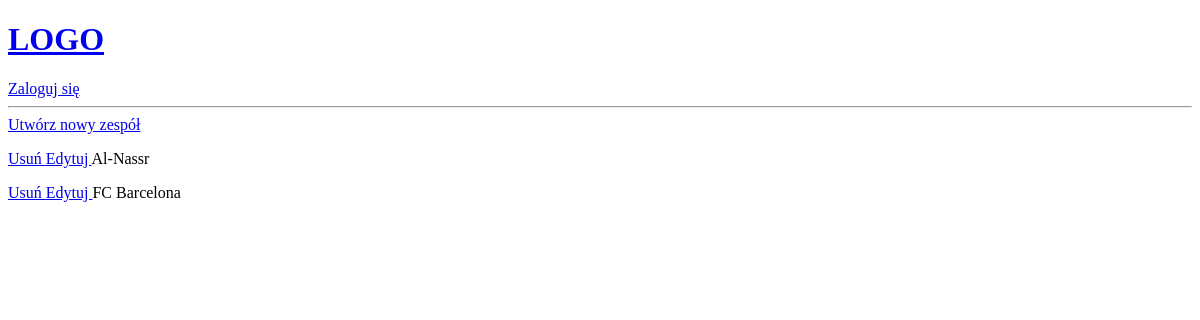
The app's page /admin_panel/team_management/, older data.
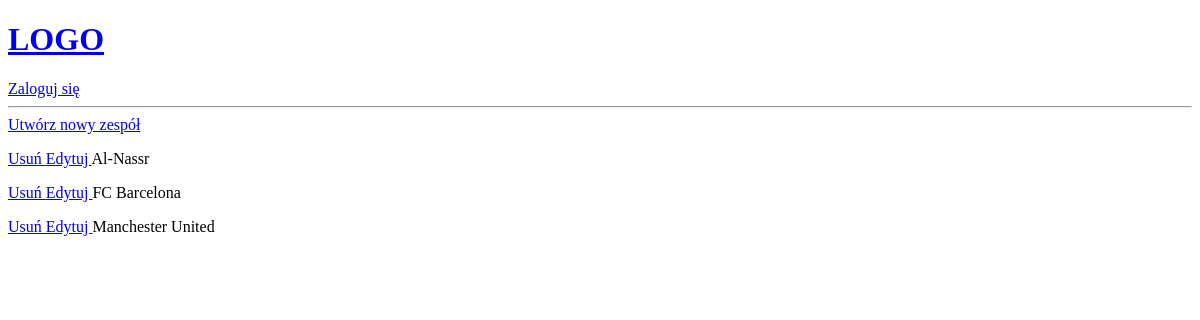
The same page, newer data.
### base/models.py (models this page shows, shortened)
class Team(models.Model):
    name=models.CharField(max_length=50)
    city=models.CharField(max_length=50)

### base/views.py (the view)
# urls.py: path('admin_panel/team_management/',views.team_management,name="team_management"),
def team_management(request):
    teams = Team.objects.all()
    context = {'teams': teams}
    return render(request,'base/admin_panel_context/team_management.html',context)

### base/templates/base/admin_panel_context/team_management.html
{% extends 'main.html' %}
{% block content %}
<div>
    <a href="{% url 'team_create' %}"> Utwórz nowy zespół </a>
</div>
<div>
    {% for team in teams %}
    <div>
        <p> <a href="{% url 'team_delete' team.id %}">Usuń </a> <a href="{% url 'team_edit' team.id %}">Edytuj </a> {{team.name}}</p>
    </div>
    {% endfor %}
</div>
{% endblock content %}

### templates/main.html (shortened to what this page needs)
<!DOCTYPE html>
<head>
</head>
<body>
    {% include 'navbar.html' %}
    {% block content %}
    {% endblock %}
</body>
</html>

### templates/navbar.html
<a href="/">
    <h1> LOGO </h1>
</a>
{% if request.user.is_authenticated %}
<a href=" {% url 'logout' %} ">Wyloguj się</a>
{% else %}
<a href=" {% url 'login' %} ">Zaloguj się</a>
{% endif %}
<hr>

Row changes from the older to the newer data that the page shows:
added Team: name "Manchester United"
